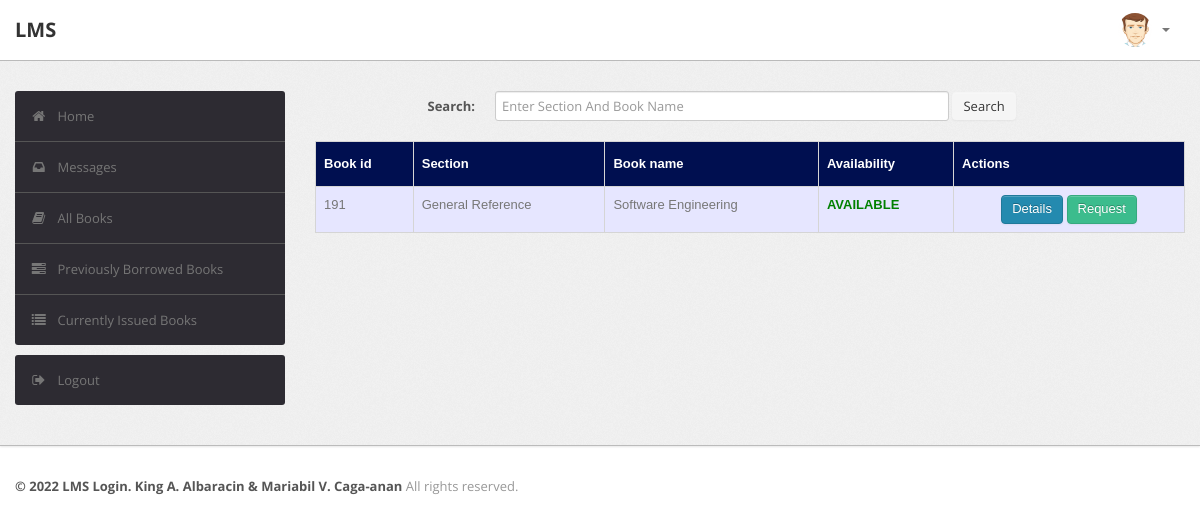
The app's page /student/book.php (signed in) with its own data.
### tables this page shows
CREATE TABLE `book` (
  `BookId` int(10) NOT NULL,
  `Section` varchar(255) NOT NULL,
  `Subject` varchar(50) DEFAULT NULL,
  `Textbook` varchar(255) NOT NULL,
  `Volume` varchar(255) DEFAULT NULL,
  `Year` varchar(50) DEFAULT NULL,
  `Availability` int(10) DEFAULT NULL,
  `Author` varchar(255) NOT NULL,
  `ISBN` varchar(255) NOT NULL,
  `Status` varchar(255) DEFAULT NULL
);

### student/book.php (the view, shortened to what this page needs)
<?php
require('dbconn.php');
?>
<?php
if ($_SESSION['RollNo']) {
    ?>
<!DOCTYPE html>
<html lang="en">
    <head>
        <link type="text/css" href="bootstrap/css/bootstrap.min.css" rel="stylesheet">
        <link type="text/css" href="bootstrap/css/bootstrap-responsive.min.css" rel="stylesheet">
        <link type="text/css" href="css/theme.css" rel="stylesheet">
        <link type="text/css" href="images/icons/css/font-awesome.css" rel="stylesheet">
    </head>
    <body>
        <div class="navbar navbar-fixed-top">
            <div class="navbar-inner">
                <div class="container">
                        <a class="brand" href="index.php">LMS </a>
                    <div class="nav-collapse collapse navbar-inverse-collapse">
                        <ul class="nav pull-right">
                            <li class="nav-user dropdown"><a href="#" class="dropdown-toggle" data-toggle="dropdown">
                                <img src="images/user.png" class="nav-avatar" />
                                <b class="caret"></b></a>
                            </li>
                        </ul>
                    </div>
                </div>
            </div>
        </div>
        <div class="wrapper">
            <div class="container">
                <div class="row">
                    <div class="span3">
                        <div class="sidebar">
                            <ul class="widget widget-menu unstyled">
                                <li class="active"><a href="index.php"><i class="menu-icon icon-home"></i>Home
                                </a></li>
                                 <li><a href="message.php"><i class="menu-icon icon-inbox"></i>Messages</a>
                                </li>
                                <li><a href="book.php"><i class="menu-icon icon-book"></i>All Books </a></li>
                                <li><a href="history.php"><i class="menu-icon icon-tasks"></i>Previously Borrowed Books </a></li>
                                <li><a href="current.php"><i class="menu-icon icon-list"></i>Currently Issued Books </a></li>
                            </ul>
                            <ul class="widget widget-menu unstyled">
                                <li><a href="logout.php"><i class="menu-icon icon-signout"></i>Logout </a></li>
                            </ul>
                        </div>
                    </div>
                    <div class="span9">
                        <form class="form-horizontal row-fluid" action="book.php" method="post">
                                        <div class="control-group">
                                            <label class="control-label" for="Search"><b>Search:</b></label>
                                            <div class="controls">
                                                <input type="text" id="Textbook" name="Textbook" placeholder="Enter Section And Book Name" class="span8" required>
                                                <button type="submit" name="submit"class="btn">Search</button>
                                            </div>
                                        </div>
                                    </form>
                                    <br>
                                     <?php
                                    if(isset($_POST['submit']))
                                        {$s=$_POST['Textbook'];
                                            $sql="select * from LMS.book where Section like '%$s%' OR Textbook like '%$s%'";
                                        }
                                    else
                                        $sql="select * from LMS.book";
                                    $result=$conn->query($sql);
                                    $rowcount = mysqli_num_rows($result);
                                    if(!($rowcount))
                                        echo "<br><center><h2><b><i>No Results</i></b></h2></center>";
                                    else
                                    {
                                    ?>
                        <table class="table" id = "tables">
                                  <thead>
                                    <tr>
                                      <th>Book id</th>
                                       <th>Section</th>
                                      <th>Book name</th>
                                      <th>Availability</th>
                                      <th>Actions</th>
                                    </tr>
                                  </thead>
                                  <tbody>
                                    <?php
                            while($row=$result->fetch_assoc())
                            {
                               $bookid=$row['BookId'];
                                $section = $row['Section'];
                                $name=$row['Textbook'];
                                $avail=$row['Availability'];
                            ?>
                                    <tr>
                                      <td><?php echo $bookid ?></td>
                                       <td><?php echo $section ?></td>
                                      <td><?php echo $name ?></td>
                                      <td><b><?php
                                           if($avail > 0)
                                              echo "<font color=\"green\">AVAILABLE</font>";
                                            else
                                            	echo "<font color=\"red\">NOT AVAILABLE</font>";
                                                 ?>
                                                 </b></td>
                                      <td><center><a href="bookdetails.php?id=<?php echo $bookid; ?>" class="btn btn-primary">Details</a>
                                      	<?php
                                      	if($avail > 0)
                                      		echo "<a href=\"issue_request.php?id=".$bookid."\" class=\"btn btn-success\">Request</a>";
                                        ?>
                                        </center></td>
                                    </tr>
                               <?php }} ?>
                               </tbody>
                                </table>
                            </div>
                </div>
                </div>
            </div>
<div class="footer">
            <div class="container">
                <b class="copyright">&copy; 2022 LMS Login. King A. Albaracin & Mariabil V. Caga-anan </b>All rights reserved.
            </div>
        </div>
    </body>
</html>
<?php }
else {
    echo "<script type='text/javascript'>alert('Access Denied!!!')</script>";
} ?>

### student/css/theme.css (style rules this page uses)
#tables { font-family: "Trebuchet MS", Arial, Helvetica, sans-serif; border-collapse: collapse; width: 100%; }
#tables td, #tables th { border: 1px solid #ddd; padding: 8px; }
#tables tr:nth-child(odd) { background-color: #e6e6ff; }
#tables th { padding-top: 12px; padding-bottom: 12px; text-align: left; background-color: #000F50; color: white; }
body { font-size: 13px; font-family: 'Open Sans', Arial, sans-serif; background: #fff; color: #777 }
strong, b { color: #555 }
.wrapper { background: url(../images/bg.png) #eee; border-bottom: 1px solid #bbb; -webkit-box-shadow: 0 1px 2px rgba(0,0,0,0.1); -moz-box-shadow: 0 1px 2px rgba(0,0,0,0.1); box-shadow: 0 1px 2px rgba(0,0,0,0.1); padding: 30px 0 }
.footer { color: #999; padding: 30px 0 60px }
form { margin: 0 }
select, textarea, input[type="text"], input[type="password"], input[type="datetime"], input[type="datetime-local"], input[type="date"], input[type="month"], input[type="time"], input[type="week"], input[type="number"], input[type="email"], input[type="url"], input[type="search"], input[type="tel"], input[type="color"], .uneditable-input, label, input, button, select, textarea { -webkit-border-radius: 3px; -moz-border-radius: 3px; border-radius: 3px; font-size: 13px; font-family: 'Open Sans', Tahoma, Arial, sans-serif }
body [class^="icon-"], body [class*=" icon-"] { font-size: 14px; line-height: 20px; height: 20px }
.form-horizontal .control-group, .form-vertical .control-group { margin-bottom: 0 }
.navbar { position: static!important; margin: 0!important }
.navbar .navbar-inner { background: #fff; border-bottom: 1px solid #bbb; -webkit-box-shadow: 0 1px 2px rgba(0,0,0,0.15); -moz-box-shadow: 0 1px 2px rgba(0,0,0,0.15); box-shadow: 0 1px 2px rgba(0,0,0,0.15) }
.navbar .brand { color: #333; font-weight: bold; font-size: 20px; margin-right: 20px; padding: 20px }
.navbar .nav>li>a { padding: 20px 15px; font-weight: bold; color: #777 }
.nav-user>a { height: 20px }
.nav-avatar { width: 34px; height: 34px; margin: -7px 5px 0 0; -webkit-border-radius: 50%; -moz-border-radius: 50%; border-radius: 50% }
.btn, .btn-box { -webkit-border-radius: 3px; -moz-border-radius: 3px; border-radius: 3px }
.btn { font-size: 13px; font-weight: 600 }
.btn { display: inline-block; margin-bottom: 0; font-weight: 400; text-align: center; vertical-align: middle; cursor: pointer; background-image: none; border: 1px solid transparent; white-space: nowrap; padding: 4px 10px; font-size: 13px; line-height: 1.42857; border-radius: 4px; -webkit-user-select: none; -moz-user-select: none; -ms-user-select: none; user-select: none }
.btn-primary { color: #fff; background-color: #248aaf; border-color: #20799a }
.btn-success { color: #fff; background-color: #3cbc8d; border-color: #36a97f }
.table { margin-bottom: 0 }
.table th, .table td { border-color: #d5d5d5!important }
.widget-menu { background: #fff; -webkit-border-radius: 3px; -moz-border-radius: 3px; border-radius: 3px; overflow: hidden }
.widget-menu a { color: #555; display: block; line-height: 20px; padding: 15px; text-decoration: none!important }
.widget-menu .menu-icon { margin-right: 10px; color: #767676; -webkit-transition: all .2s ease-in-out; -moz-transition: all .2s ease-in-out; transition: all .2s ease-in-out; }
.widget-menu>li+li { border-top: 1px solid #555 }
.widget-menu>li>a { background-color: #2d2b32; color: #767676; -webkit-transition: all .2s ease-in-out; -moz-transition: all .2s ease-in-out; transition: all .2s ease-in-out; }

### records on screen
book: BookId "191", Section "General Reference", Textbook "Software Engineering", Availability "AVAILABLE"
